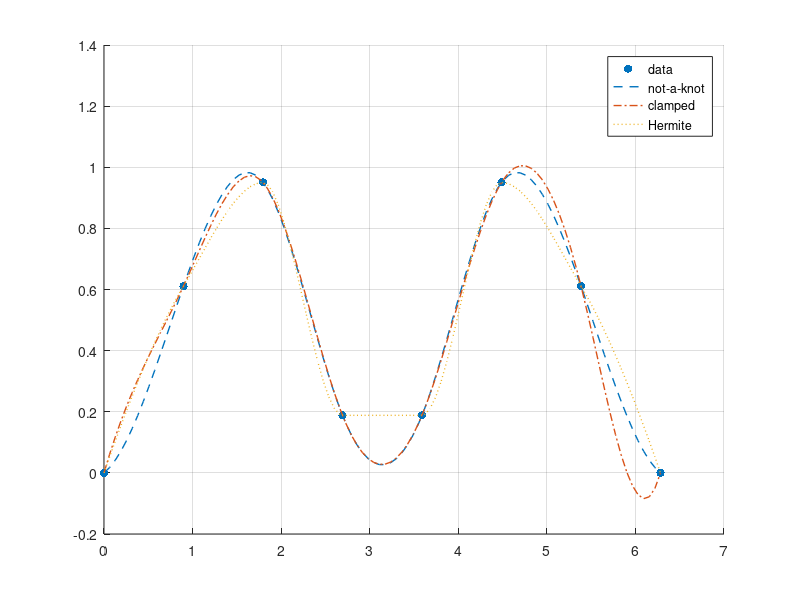

This figure's MATLAB source:
clc; clear; close all; hold on; grid on;

f = @(x) sin(x) .^ 2;
x = linspace(0, 2 * pi, 8);
scatter(x, f(x), 'filled')

p_x = linspace(0, 2 * pi, 100);
% not-a-knot
plot(p_x, spline(x, f(x), p_x), '--', 'LineWidth', 1)
% clamped
plot(p_x, spline(x, [1 f(x) 1], p_x), '-.', 'LineWidth', 1)
% Hermite interpolation
plot(p_x, interp1(x, f(x), p_x, 'pchip'), ':', 'LineWidth', 1)

legend('data', 'not-a-knot', 'clamped', 'Hermite', 'Location', 'best')
